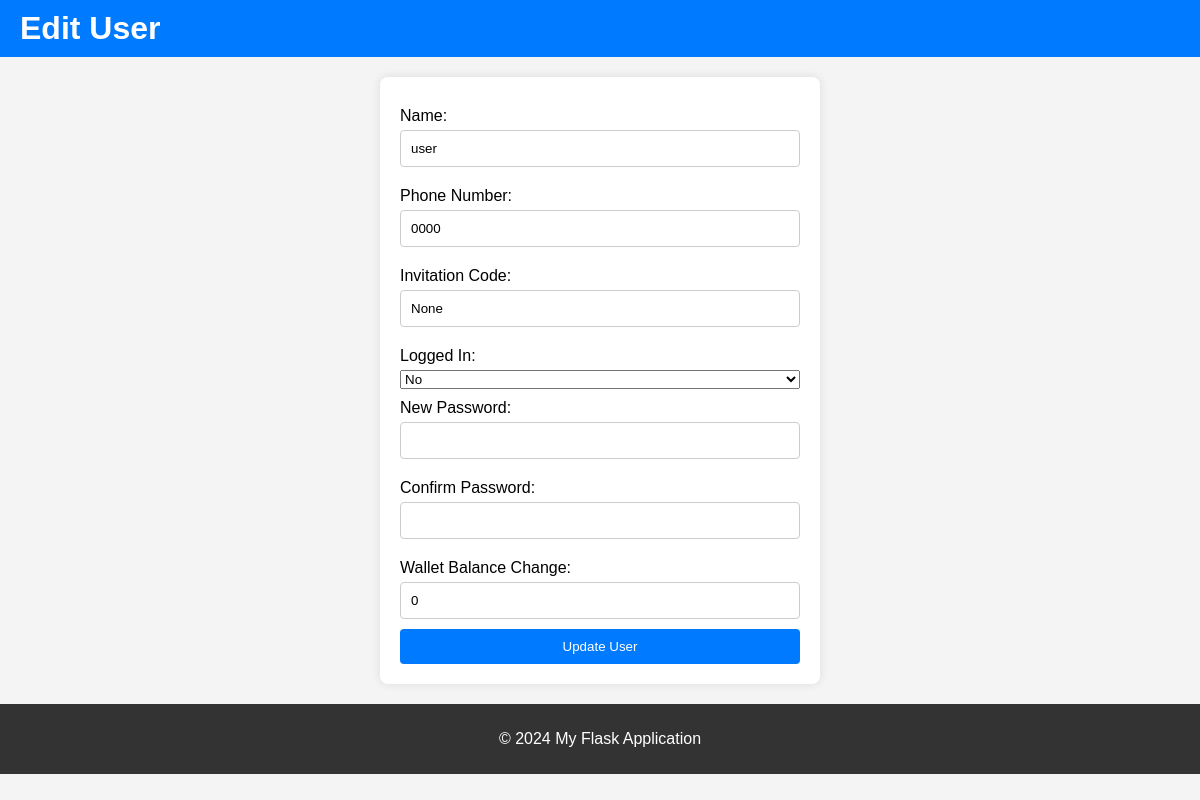
Page /admin/edit_user/S2HFE08RYLEP3O38 (signed in) on the committed database.
### tables this page shows
CREATE TABLE users (
            id TEXT PRIMARY KEY,
            name TEXT NOT NULL,
            phone TEXT NOT NULL,
            password TEXT NOT NULL,
            invitation_code TEXT,
            signup_time DATETIME NOT NULL,
            user_count INTEGER NOT NULL,
            logged_in INTEGER DEFAULT 0
        );

### app.py (the view, shortened to what this page needs)
@app.route('/admin/edit_user/<string:user_id>', methods=['GET', 'POST'])
def edit_user(user_id):
    if 'admin_id' not in session:
        flash("Please log in to access the admin dashboard.")
        return redirect(url_for('admin_login'))
    admin_id = session['admin_id']  # Get the admin ID from the session
    user = get_user_by_id(user_id)  # Fetch user by ID
    if not user:
        flash("User not found.")
        return redirect(url_for('admin_dashboard'))
    return render_template('edit_user.html', user=user)

### database.py (called while the page is built)
def get_db_connection():
    conn = sqlite3.connect('database.db', timeout=10)
    conn.execute('PRAGMA busy_timeout = 10000')
    conn.row_factory = sqlite3.Row  # Allows accessing columns by name
    return conn

def get_user_by_id(user_id):
    conn = get_db_connection()
    cursor = conn.cursor()
    cursor.execute("SELECT * FROM users WHERE id = ?", (user_id,))
    user = cursor.fetchone()
    conn.close()
    return user

### templates/edit_user.html (shortened to what this page needs)
<!DOCTYPE html>
<html lang="en">
<head>
    <link rel="stylesheet" href="{{ url_for('static', filename='styles.css') }}">
</head>
<body>
    <header>
        <h1>Edit User</h1>
    </header>
    <main>
        <form action="{{ url_for('edit_user', user_id=user['id']) }}" method="POST">
            <label for="name">Name:</label>
            <input type="text" id="name" name="name" value="{{ user['name'] }}" required>
            <label for="phone">Phone Number:</label>
            <input type="tel" id="phone" name="phone" value="{{ user['phone'] }}" required>
            <label for="invitation_code">Invitation Code:</label>
            <input type="text" id="invitation_code" name="invitation_code" value="{{ user['invitation_code'] }}">
            <label for="logged_in">Logged In:</label>
            <select id="logged_in" name="logged_in">
                <option value="0" {% if user['logged_in']==0 %}selected{% endif %}>No</option>
            </select>
            <label for="new_password">New Password:</label>
            <input type="password" id="new_password" name="new_password">
            <label for="confirm_password">Confirm Password:</label>
            <input type="password" id="confirm_password" name="confirm_password">
            <label for="wallet_balance_change">Wallet Balance Change:</label>
            <input type="number" id="wallet_balance_change" name="wallet_balance_change" step="0.01" value="0">
            <button type="submit">Update User</button>
        </form>
    </main>
    <footer>
        <p>&copy; 2024 My Flask Application</p>
    </footer>
</body>
</html>

### static/styles.css (style rules this page uses)
body { font-family: Arial, sans-serif; background-color: #f4f4f4; margin: 0; padding: 0; }
header { background-color: #007bff; color: white; padding: 10px 20px; }
h1 { margin: 0; }
footer { text-align: center; padding: 10px 0; background-color: #333; color: white; position: relative; bottom: 0; width: 100%; }
main { padding: 20px; max-width: 400px; margin: 20px auto; background-color: white; border-radius: 8px; box-shadow: 0 0 10px rgba(0, 0, 0, 0.1); }
form { display: flex; flex-direction: column; }
form label { margin: 10px 0 5px; }
form input { padding: 10px; margin-bottom: 10px; border: 1px solid #ccc; border-radius: 4px; }
form button { padding: 10px; background-color: #007bff; color: white; border: none; border-radius: 4px; cursor: pointer; }

### rows in the picture
users: name "user", phone "0000", logged_in "No"
